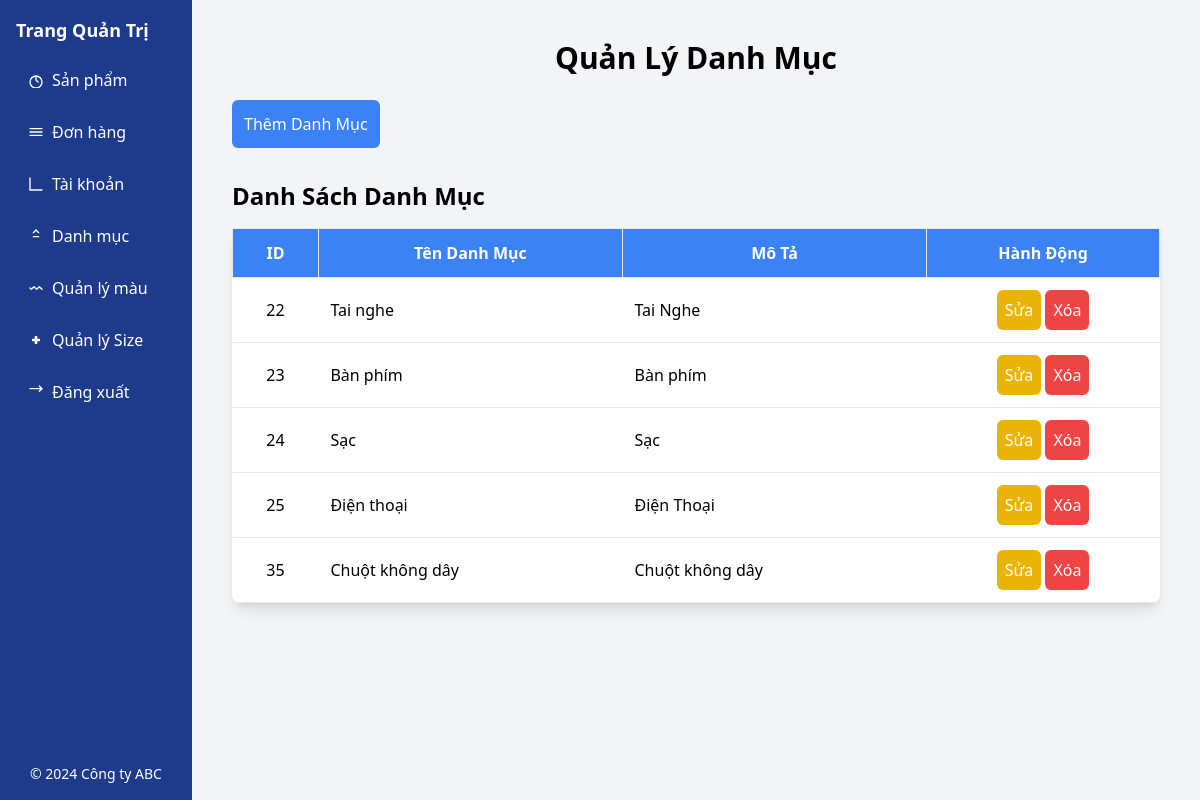
/admin/danhmuc.php, run on an earlier commit of the app's database.
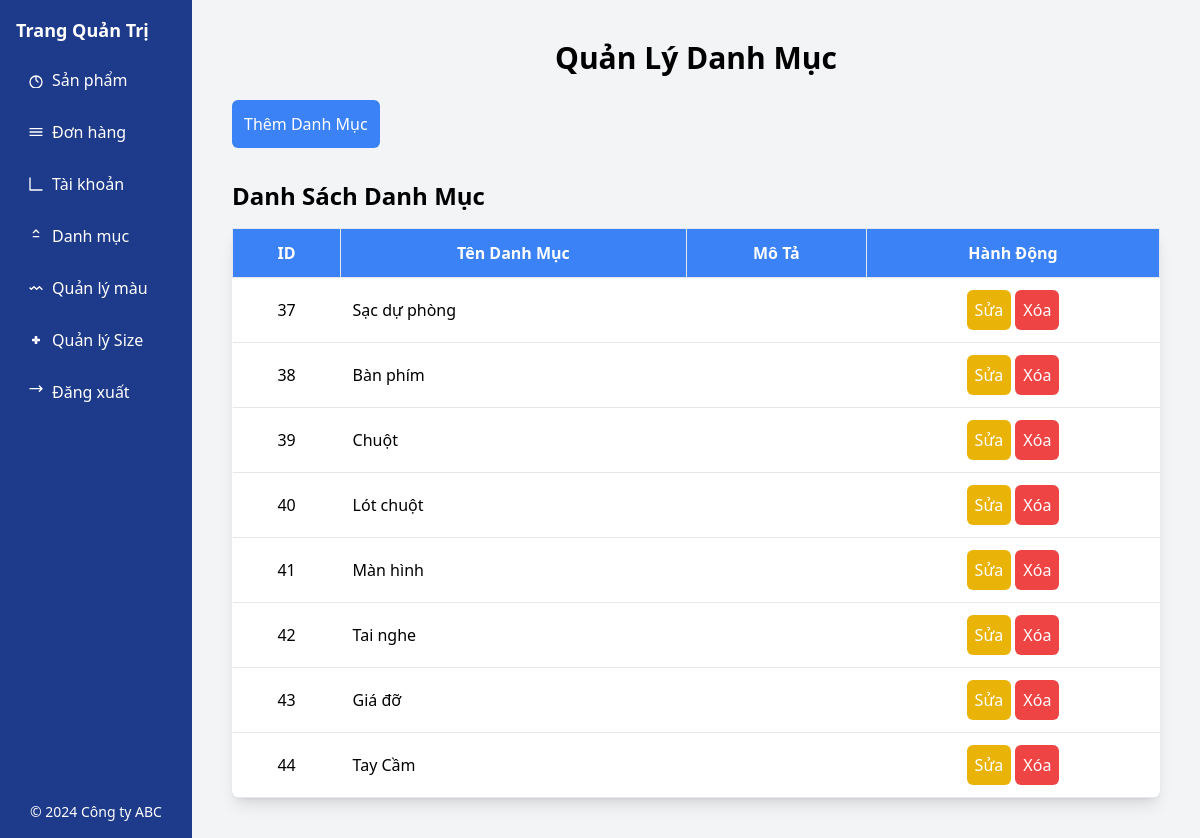
And on a later commit of the database.
### tables this page shows
CREATE TABLE IF NOT EXISTS `categories` (
  `catagory_id` int NOT NULL AUTO_INCREMENT,
  `name` varchar(255) NOT NULL,
  `description` text,
  `created_at` timestamp NULL DEFAULT CURRENT_TIMESTAMP,
  `updated_at` timestamp NULL DEFAULT CURRENT_TIMESTAMP ON UPDATE CURRENT_TIMESTAMP,
  PRIMARY KEY (`catagory_id`)
);

### class/Db.php (called while the page is built, shortened)
<?php
class Db
{
  public static $conn = null;
  function __construct()
  {
    Db::$conn = new PDO("mysql:host=localhost; dbname=e1", 'root', '');
    Db::$conn->setAttribute(PDO::ATTR_ERRMODE, PDO::ERRMODE_EXCEPTION);
  }
  function selectSQL($sql, $arrParam = [])
  {
    $stm = Db::$conn->prepare($sql);
    $stm->execute($arrParam);
    return $stm->fetchAll(PDO::FETCH_ASSOC);
  }
}

### class/Catagory.php (called while the page is built, shortened)
<?php
class Catagory extends Db
{
    public function all()
    {
        return $this->selectSQL('SELECT * FROM categories');
    }
}

### admin/danhmuc.php (the view, shortened to what this page needs)
<?php
$catagory = new Catagory();
$categories = $catagory->all();
?>
<!DOCTYPE html>
<html lang="vi">
<head>
    <script src="https://cdn.tailwindcss.com"></script>
</head>
<body class="bg-gray-100">
    <div class='flex '>
        <?php include './views/navAdmin.php'; ?>
        <div class='flex-1 p-4'>
            <div class="container mx-auto p-6">
                <h1 class="text-3xl font-bold text-center mb-6">Quản Lý Danh Mục</h1>
                <button onclick="openModal('add')" class="bg-blue-500 text-white p-3 rounded-md mb-8">Thêm Danh
                    Mục</button>
                <h2 class="text-2xl font-semibold mb-4">Danh Sách Danh Mục</h2>
                <table class="w-full table-auto border-collapse bg-white rounded-lg shadow-lg">
                    <thead class="bg-blue-500 text-white">
                        <tr>
                            <th class="p-3 border">ID</th>
                            <th class="p-3 border">Tên Danh Mục</th>
                            <th class="p-3 border">Mô Tả</th>
                            <th class="p-3 border">Hành Động</th>
                        </tr>
                    </thead>
                    <tbody>
                        <?php foreach ($categories as $row): ?>
                            <tr class="border-b">
                                <td class="p-3 text-center"><?php echo $row['catagory_id']; ?></td>
                                <td class="p-3"><?php echo $row['name']; ?></td>
                                <td class="p-3"><?php echo $row['description']; ?></td>
                                <td class="p-3 text-center">
                                    <button
                                        onclick="openModal('edit', <?php echo $row['catagory_id']; ?>, '<?php echo $row['name']; ?>', '<?php echo $row['description']; ?>')"
                                        class="bg-yellow-500 text-white p-2 rounded-md">Sửa</button>
                                    <button onclick="openDeleteModal(<?php echo $row['catagory_id']; ?>)"
                                        class="bg-red-500 text-white p-2 rounded-md">Xóa</button>
                                </td>
                            </tr>
                        <?php endforeach; ?>
                    </tbody>
                </table>
            </div>
        </div>
    </div>
</body>
</html>

### views/navAdmin.php (shortened to what this page needs)
<form method='GET' action="../index.php">
    <div class='bg-blue-900 text-white w-48 p-4 flex flex-col justify-between fixed left-0 top-0 bottom-0'>
        <div>
            <h2 class='text-lg font-bold mb-4'>Trang Quản Trị</h2>
            <nav>
                <ul>
                    <li class='mb-3'><a href='../index.php?page=qlsanpham'
                            class='flex items-center py-2 px-3 rounded transition duration-200 hover:bg-blue-700'>
                            <svg class='w-4 h-4 mr-2' fill='none' stroke='currentColor' viewBox='0 0 24 24'
                                xmlns='http://www.w3.org/2000/svg'>
                                <path stroke-linecap='round' stroke-linejoin='round' stroke-width='2'
                                    d='M12 8v4l3 3m6 0a9 9 0 11-18 0 9 9 0 0118 0z'></path>
                            </svg>
                            Sản phẩm
                        </a></li>
                    <li class='mb-3'><a href='../index.php?page=qlgiohang'
                            class='flex items-center py-2 px-3 rounded transition duration-200 hover:bg-blue-700'>
                            <svg class='w-4 h-4 mr-2' fill='none' stroke='currentColor' viewBox='0 0 24 24'
                                xmlns='http://www.w3.org/2000/svg'>
                                <path stroke-linecap='round' stroke-linejoin='round' stroke-width='2'
                                    d='M3 7h18M3 12h18M3 17h18'></path>
                            </svg>
                            Đơn hàng
                        </a></li>
                    <li class='mb-3'><a href='../index.php?page=qltaikhoan'
                            class='flex items-center py-2 px-3 rounded transition duration-200 hover:bg-blue-700'>
                            <svg class='w-4 h-4 mr-2' fill='none' stroke='currentColor' viewBox='0 0 24 24'
                                xmlns='http://www.w3.org/2000/svg'>
                                <path stroke-linecap='round' stroke-linejoin='round' stroke-width='2' d='M3 3v18h18'>
                                </path>
                            </svg>
                            Tài khoản
                        </a></li>
                    <li class='mb-3'><a href='../index.php?page=danhmuc'
                            class='flex items-center py-2 px-3 rounded transition duration-200 hover:bg-blue-700'>
                            <svg class='w-4 h-4 mr-2' fill='none' stroke='currentColor' viewBox='0 0 24 24'
                                xmlns='http://www.w3.org/2000/svg'>
                                <path stroke-linecap='round' stroke-linejoin='round' stroke-width='2'
                                    d='M8 7l4-4 4 4m0 6H8'></path>
                            </svg>
                            Danh mục
                        </a></li>
                    <li class='mb-3'>
                        <a href='../index.php?page=qlmau'
                            class='flex items-center py-2 px-3 rounded transition duration-200 hover:bg-blue-700'>
                            <svg class='w-4 h-4 mr-2' fill='none' stroke='currentColor' viewBox='0 0 24 24'
                                xmlns='http://www.w3.org/2000/svg'>
                                <path stroke-linecap='round' stroke-linejoin='round' stroke-width='2'
                                    d='M3 12l2 2 4-4 4 4 4-4 4 4'></path>
                            </svg>
                            Quản lý màu
                        </a>
                    </li>
                    <li class='mb-3'><a href='../index.php?page=qlsize'
                            class='flex items-center py-2 px-3 rounded transition duration-200 hover:bg-blue-700'>
                            <svg class='w-4 h-4 mr-2' fill='none' stroke='currentColor' viewBox='0 0 24 24'
                                xmlns='http://www.w3.org/2000/svg'>
                                <path stroke-linecap='round' stroke-linejoin='round' stroke-width='2'
                                    d='M11 11V7h2v4h4v2h-4v4h-2v-4H7v-2h4z'></path>
                            </svg>
                            Quản lý Size
                        </a></li>
                    <li class='mb-3'>
                        <a href='./functions/logout.php'
                            class='flex items-center py-2 px-3 rounded transition duration-200 hover:bg-red-700'>
                            <svg class='w-4 h-4 mr-2' fill='none' stroke='currentColor' viewBox='0 0 24 24'
                                xmlns='http://www.w3.org/2000/svg'>
                                <path stroke-linecap='round' stroke-linejoin='round' stroke-width='2'
                                    d='M17 11l4-4m0 0l-4-4m4 4H3'></path>
                            </svg>
                            Đăng xuất
                        </a>
                    </li>
                </ul>
            </nav>
        </div>
        <div>
            <p class='text-center text-sm'>&copy; 2024 Công ty ABC</p>
        </div>
    </div>
</form>
<div class='w-48 p-4 '></div>

What changed in the data, as far as the page shows it:
removed categories: catagory_id "22", name "Tai nghe", description "Tai Nghe"
removed categories: catagory_id "23", name "Bàn phím", description "Bàn phím"
removed categories: catagory_id "24", name "Sạc", description "Sạc"
removed categories: catagory_id "25", name "Điện thoại", description "Điện Thoại"
removed categories: catagory_id "35", name "Chuột không dây", description "Chuột không dây"
added categories: catagory_id "37", name "Sạc dự phòng"
added categories: catagory_id "38", name "Bàn phím"
added categories: catagory_id "39", name "Chuột"
added categories: catagory_id "40", name "Lót chuột"
added categories: catagory_id "41", name "Màn hình"
added categories: catagory_id "42", name "Tai nghe"
added categories: catagory_id "43", name "Giá đỡ"
added categories: catagory_id "44", name "Tay Cầm"
